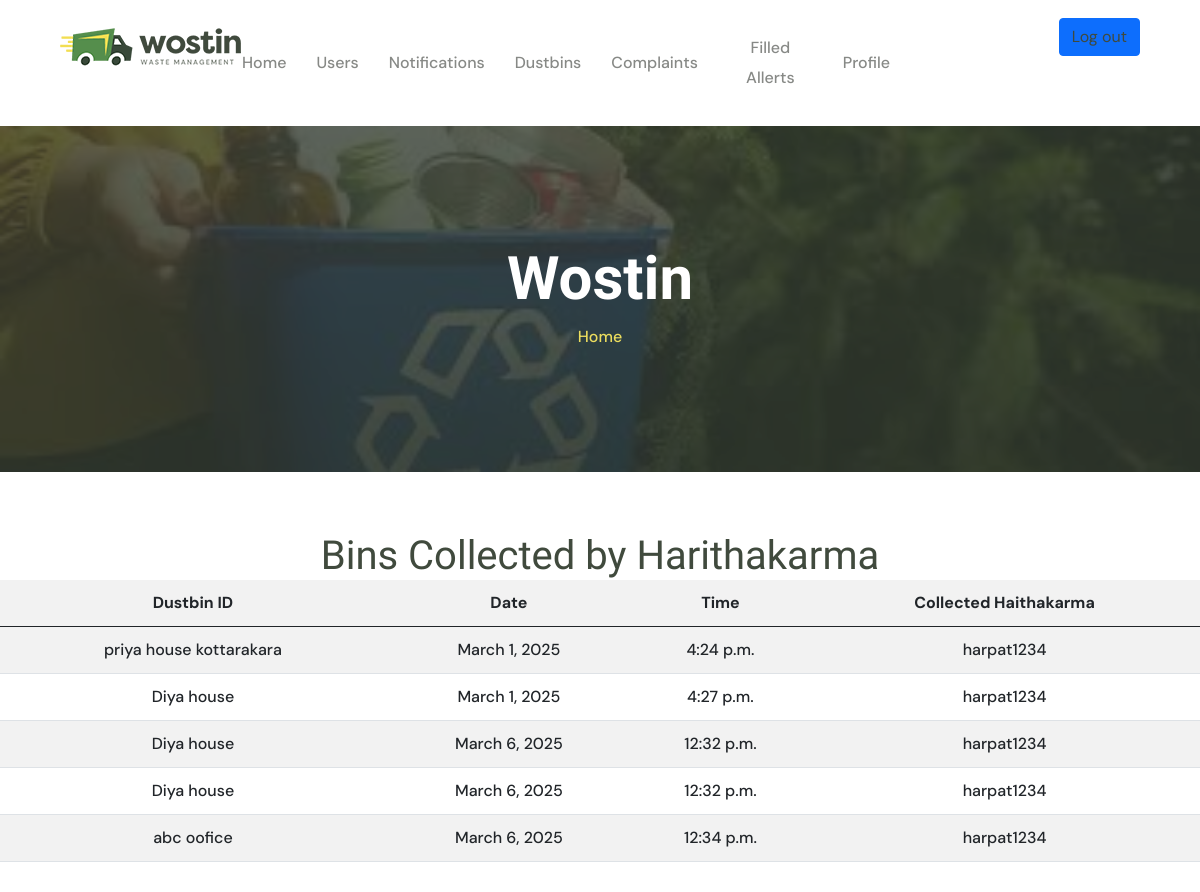
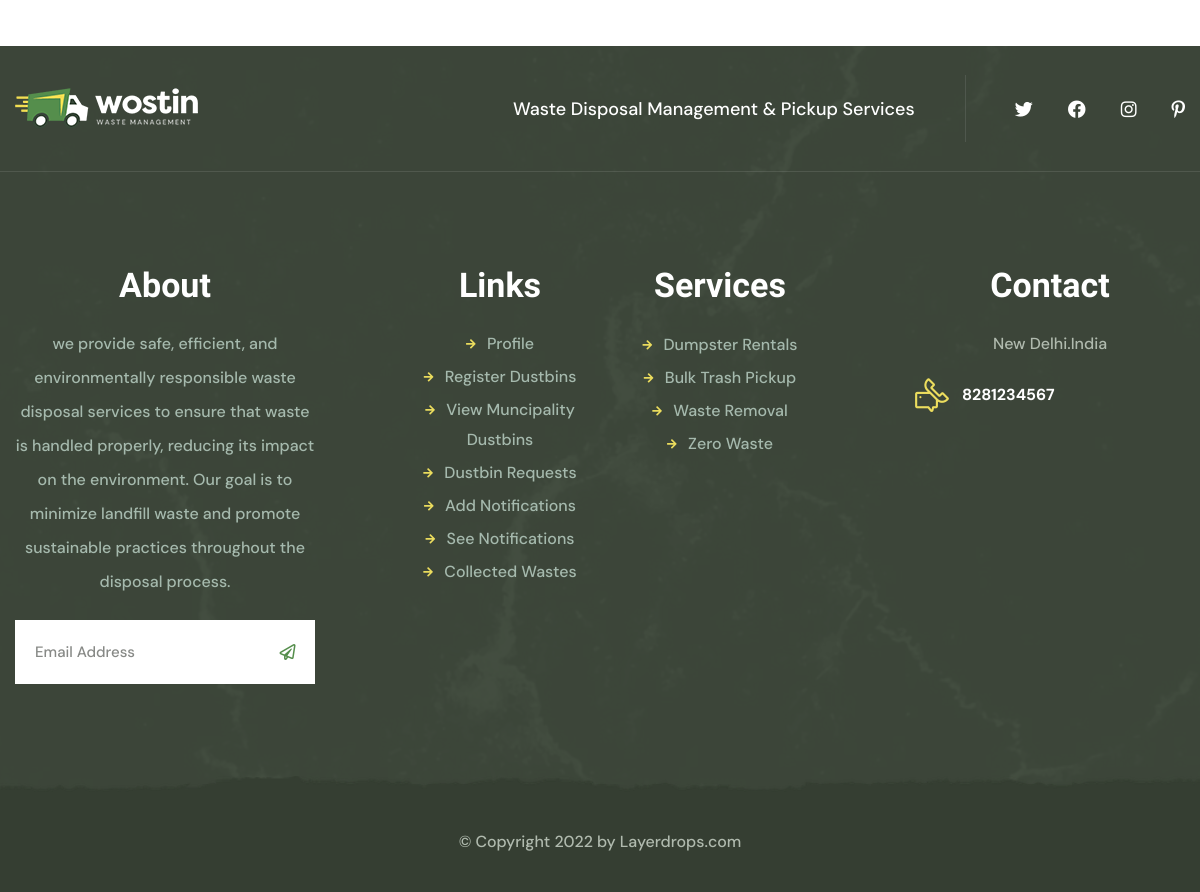
Page /muncipality_waste_view on the committed database (2 pictures, top to bottom).
### swmapp/models.py (models this page shows)
class WasteCollection(models.Model):
    dustbin_id = models.ForeignKey(DustbinReg,on_delete=models.CASCADE)
    harithakarma_id = models.ForeignKey(HarithakarmaReg,on_delete=models.CASCADE)
    date = models.DateField(auto_now_add=True)
    time = models.TimeField(auto_now_add=True)

class DustbinReg(models.Model):
    building_category = models.CharField(max_length=100)
    address = models.TextField()
    muncipality= models.ForeignKey(MuncipalityReg,on_delete=models.CASCADE)
    contact_no = models.IntegerField()
    login_id = models.ForeignKey(LoginTable,on_delete=models.CASCADE,related_name='public')
    date =  models.DateField(auto_now_add=True)
    status = models.IntegerField(default=0)
    collection_status = models.IntegerField(default=0)

class HarithakarmaReg(models.Model):
    harithakarma_id = models.CharField(max_length=100,unique=True)
    muncipality = models.CharField(max_length=100)
    contact_no = models.IntegerField()
    login_id = models.ForeignKey(LoginTable,on_delete=models.CASCADE)

### swmapp/views.py (the view)
# urls.py: path('muncipality_waste_view', views.muncipality_waste_view, name='muncipality_waste_view'),
def muncipality_waste_view(request):
    login_id = request.session.get('muncipalityid')
    data = WasteCollection.objects.all()
    return render(request, 'muncipality_waste_view.html', {'muncipality_waste_view': data})

### swmapp/templates/muncipality_waste_view.html (shortened to what this page needs)
{% extends 'muncipal_header.html' %}
{% block content %}
<html>
<head>
</head>
<body align="center">
    <h1>Bins Collected by Harithakarma</h1>
    <table class="table table-striped" align="center">
        <tr>
            <th>Dustbin ID</th>
            <th>Date</th>
            <th>Time</th>
            <th>Collected Haithakarma</th>
       </tr>
        <tbody>
          {% for data in  muncipality_waste_view %}
           <tr>
           <td>{{ data.dustbin_id.address }}</td>
           <td>{{ data.date }}</td>
           <td>{{ data.time }}</td>
           <td>{{ data.harithakarma_id.harithakarma_id }}</td>
           </tr>
          {% endfor %}
        </tbody>
    </table>
</body>
</html>
{% endblock %}

### rows in the picture
WasteCollection: dustbin_id.address "priya house kottarakara", date "March 1, 2025", time "4:24 p.m.", harithakarma_id.harithakarma_id "harpat1234"
WasteCollection: dustbin_id.address "Diya house", date "March 1, 2025", time "4:27 p.m.", harithakarma_id.harithakarma_id "harpat1234"
WasteCollection: dustbin_id.address "Diya house", date "March 6, 2025", time "12:32 p.m.", harithakarma_id.harithakarma_id "harpat1234"
WasteCollection: dustbin_id.address "Diya house", date "March 6, 2025", time "12:32 p.m.", harithakarma_id.harithakarma_id "harpat1234"
WasteCollection: dustbin_id.address "abc oofice", date "March 6, 2025", time "12:34 p.m.", harithakarma_id.harithakarma_id "harpat1234"
